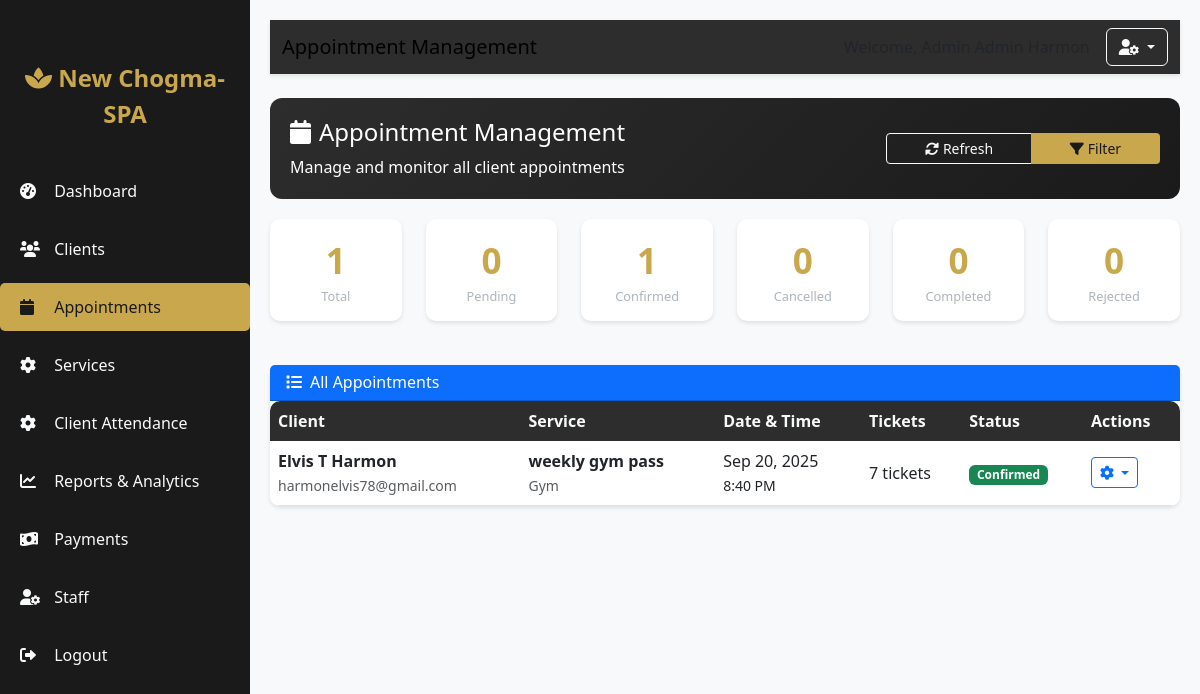
The page /admin-dashboard/appointments/ (signed in) on the database its author committed.
### core/models.py (models this page shows, shortened)
class Appointment(models.Model):
    STATUS_CHOICES = [
        ('pending', 'Pending'),
        ('confirmed', 'Confirmed'),
        ('cancelled', 'Cancelled'),
        ('completed', 'Completed'),
        ('rejected', 'Rejected'),
    ]
    client = models.ForeignKey(CustomUser, on_delete=models.CASCADE, related_name='appointments')
    service = models.ForeignKey(ServicePackage, on_delete=models.CASCADE, related_name='appointments')
    appointment_date = models.DateField()
    appointment_time = models.TimeField()
    tickets_included = models.PositiveIntegerField(default=0, help_text="Number of tickets included in the package")
    status = models.CharField(max_length=10, choices=STATUS_CHOICES, default='pending')
    notes = models.TextField(blank=True, null=True)
    created_at = models.DateTimeField(auto_now_add=True)
    updated_at = models.DateTimeField(auto_now=True)
    admin_action_required = models.BooleanField(default=True)
    auto_approve_at = models.DateTimeField(blank=True, null=True)
    class Meta:
        ordering = ['appointment_date', 'appointment_time']

### accounts/models.py (models this page shows, shortened)
class CustomUser(AbstractUser):
    CLIENT = 'client'
    ADMIN = 'admin'
    STAFF = 'staff'
    ROLE_CHOICES = [
        (CLIENT, 'Client'),
        (ADMIN, 'Admin'),
        (STAFF, 'Staff'),
    ]
    phone_regex = RegexValidator(
        regex=r'^\+250\d{9}$',
        message="Phone number must be in the format: '+250xxxxxxxxx' where x is a digit (12 digits total)"
    )
    role = models.CharField(max_length=10, choices=ROLE_CHOICES, default=CLIENT)
    phone_number = models.CharField(
        max_length=15,
        blank=True,
        validators=[phone_regex],
        unique=True,
        error_messages={'unique': 'A user with this phone number already exists.'}
    )
    email = models.EmailField(unique=True, error_messages={'unique': 'A user with this email already exists.'})
    qr_code = models.UUIDField(default=uuid.uuid4, editable=False, unique=True)
    date_joined = models.DateTimeField(auto_now_add=True)
    is_verified = models.BooleanField(default=False)
    groups = models.ManyToManyField(
        'auth.Group',
        verbose_name='groups',
        blank=True,
        help_text='The groups this user belongs to.',
        related_name="customuser_set",
        related_query_name="user",
    )
    user_permissions = models.ManyToManyField(
        'auth.Permission',
        verbose_name='user permissions',
        blank=True,
        help_text='Specific permissions for this user.',
        related_name="customuser_set",
        related_query_name="user",
    )
    def get_full_name(self):
        return f"{self.first_name} {self.last_name}".strip()
    class Meta:
        verbose_name = 'User'
        verbose_name_plural = 'Users'

### admin_app/models.py (models this page shows, shortened)
class ServicePackage(models.Model):
    SERVICE_TYPES = [
        ('gym', 'Gym'),
        ('sauna', 'Sauna'),
        ('massage', 'Massage'),
    ]
    DURATION_UNITS = [
        ('days', 'Days'),
        ('weeks', 'Weeks'),
        ('months', 'Months'),
    ]
    name = models.CharField(max_length=100)
    service_type = models.CharField(max_length=10, choices=SERVICE_TYPES)
    description = models.TextField(blank=True)
    price = models.DecimalField(max_digits=12, decimal_places=2, validators=[MinValueValidator(0)], help_text="Price in RWF")
    tickets_included = models.PositiveIntegerField(help_text="Number of tickets included (0 for unlimited)")
    validity_days = models.PositiveIntegerField(help_text="Package validity in days")
    is_active = models.BooleanField(default=True)
    auto_renew = models.BooleanField(default=False, help_text="Auto-renew package when expired")
    created_at = models.DateTimeField(auto_now_add=True)
    updated_at = models.DateTimeField(auto_now=True)
    class Meta:
        ordering = ['service_type', 'price']
        verbose_name = 'Service Package'
        verbose_name_plural = 'Service Packages'
    def get_service_type_display(self):
        return dict(self.SERVICE_TYPES).get(self.service_type, self.service_type)

### admin_app/views.py (the view)
# urls.py: path('appointments/', views.admin_appointments, name='appointments'),
@login_required
def admin_appointments(request):
    if request.user.role != CustomUser.ADMIN:
        messages.error(request, 'You do not have permission to access this page.')
        return redirect('accounts:login')
    status_filter = request.GET.get('status', 'all')
    date_filter = request.GET.get('date', '')
    appointments = Appointment.objects.all().select_related('client', 'service').order_by('-appointment_date', '-appointment_time')
    if status_filter != 'all':
        appointments = appointments.filter(status=status_filter)
    if date_filter:
        appointments = appointments.filter(appointment_date=date_filter)
    pending_count = Appointment.objects.filter(status='pending', admin_action_required=True).count()
    confirmed_count = Appointment.objects.filter(status='confirmed').count()
    cancelled_count = Appointment.objects.filter(status='cancelled').count()
    completed_count = Appointment.objects.filter(status='completed').count()
    rejected_count = Appointment.objects.filter(status='rejected').count()
    total_count = Appointment.objects.count()
    context = {
        'user': request.user,
        'appointments': appointments,
        'pending_count': pending_count,
        'confirmed_count': confirmed_count,
        'cancelled_count': cancelled_count,
        'completed_count': completed_count,
        'rejected_count': rejected_count,
        'total_count': total_count,
        'status_filter': status_filter,
        'date_filter': date_filter,
        'active_tab': 'appointments',
    }
    return render(request, 'admin/appointments.html', context)

### templates/admin/appointments.html (shortened to what this page needs)
{% extends 'admin/base.html' %}
{% block page_title %}Appointment Management{% endblock %}
{% block content %}
<div class="admin-section">
    <div class="row align-items-center">
        <div class="col-12 col-md-8">
            <h4><i class="fas fa-calendar me-2"></i>Appointment Management</h4>
            <p class="mb-0">Manage and monitor all client appointments</p>
        </div>
        <div class="col-12 col-md-4 text-md-end mt-3 mt-md-0">
            <div class="btn-group w-100">
                <button class="btn btn-outline-light btn-sm" onclick="location.reload()">
                    <i class="fas fa-sync-alt me-1"></i>Refresh
                </button>
                <button class="btn btn-accent btn-sm" style="background-color: var(--accent); color: var(--primary-dark);" data-bs-toggle="modal" data-bs-target="#filterModal">
                    <i class="fas fa-filter me-1"></i>Filter
                </button>
            </div>
        </div>
    </div>
</div>
<div class="row mb-4">
    <div class="col-6 col-md-2">
        <div class="card stat-card">
            <div class="stat-number">{{ total_count }}</div>
            <div class="stat-label">Total</div>
        </div>
    </div>
    <div class="col-6 col-md-2">
        <div class="card stat-card">
            <div class="stat-number">{{ pending_count }}</div>
            <div class="stat-label">Pending</div>
        </div>
    </div>
    <div class="col-6 col-md-2">
        <div class="card stat-card">
            <div class="stat-number">{{ confirmed_count }}</div>
            <div class="stat-label">Confirmed</div>
        </div>
    </div>
    <div class="col-6 col-md-2">
        <div class="card stat-card">
            <div class="stat-number">{{ cancelled_count }}</div>
            <div class="stat-label">Cancelled</div>
        </div>
    </div>
    <div class="col-6 col-md-2">
        <div class="card stat-card">
            <div class="stat-number">{{ completed_count }}</div>
            <div class="stat-label">Completed</div>
        </div>
    </div>
    <div class="col-6 col-md-2">
        <div class="card stat-card">
            <div class="stat-number">{{ rejected_count }}</div>
            <div class="stat-label">Rejected</div>
        </div>
    </div>
</div>
<div class="card">
    <div class="card-header bg-primary text-white">
        <h6 class="mb-0"><i class="fas fa-list me-2"></i>All Appointments</h6>
    </div>
    <div class="card-body p-0">
        {% if appointments %}
        <div class="table-responsive">
            <table class="table table-hover mb-0">
                <thead>
                    <tr>
                        <th>Client</th>
                        <th>Service</th>
                        <th>Date & Time</th>
                        <th>Tickets</th>
                        <th>Status</th>
                        <th>Actions</th>
                    </tr>
                </thead>
                <tbody>
                    {% for appointment in appointments %}
                    <tr>
                        <td>
                            <strong>{{ appointment.client.get_full_name }}</strong>
                            <br>
                            <small class="text-muted">{{ appointment.client.email }}</small>
                        </td>
                        <td>
                            <strong>{{ appointment.service.name }}</strong>
                            <br>
                            <small class="text-muted">{{ appointment.service.get_service_type_display }}</small>
                        </td>
                        <td>
                            {{ appointment.appointment_date|date:"M d, Y" }}
                            <br>
                            <small>{{ appointment.appointment_time|time:"g:i A" }}</small>
                        </td>
                        <td>{{ appointment.tickets_included }} tickets</td>
                        <td>
                            <span class="badge
                                {% if appointment.status == 'confirmed' %}bg-success
                                {% elif appointment.status == 'pending' %}bg-warning
                                {% elif appointment.status == 'cancelled' %}bg-secondary
                                {% elif appointment.status == 'rejected' %}bg-danger
                                {% elif appointment.status == 'completed' %}bg-info{% endif %}">
                                {{ appointment.get_status_display }}
                            </span>
                        </td>
                        <td>
                            <div class="action-buttons d-flex gap-1">
                                <div class="dropdown">
                                    <button class="btn btn-sm btn-outline-primary dropdown-toggle" type="button" data-bs-toggle="dropdown">
                                        <i class="fas fa-cog"></i>
                                    </button>
                                </div>
                            </div>
                        </td>
                    </tr>
                    {% endfor %}
                </tbody>
            </table>
        </div>
        {% else %}
        <div class="text-center py-4">
            <i class="fas fa-calendar-times fa-2x text-muted mb-3"></i>
            <p class="text-muted">No appointments found</p>
        </div>
        {% endif %}
    </div>
</div>
{% endblock %}

### templates/admin/base.html (shortened to what this page needs)
<!DOCTYPE html>
<html lang="en">
<head>
    <link href="https://cdn.jsdelivr.net/npm/bootstrap@5.3.0-alpha1/dist/css/bootstrap.min.css" rel="stylesheet">
    <link rel="stylesheet" href="https://cdnjs.cloudflare.com/ajax/libs/font-awesome/6.0.0/css/all.min.css">
</head>
<body>
    <div class="sidebar" id="sidebar">
        <div class="logo">
            <i class="fas fa-spa"></i> New Chogma-SPA
        </div>
        <nav class="nav flex-column">
            <a class="nav-link {% if request.resolver_match.url_name == 'dashboard' %}active{% endif %}" href="{% url 'admin_app:dashboard' %}">
                <i class="fas fa-tachometer-alt"></i> Dashboard
            </a>
            <a class="nav-link {% if request.resolver_match.url_name == 'user_management' %}active{% endif %}" href="{% url 'admin_app:user_management' %}">
                <i class="fas fa-users"></i> Clients
            </a>
           <a class="nav-link {% if request.resolver_match.url_name == 'appointments' %}active{% endif %}" href="{% url 'admin_app:appointments' %}">
              <i class="fas fa-calendar"></i> Appointments
           </a>
            <a class="nav-link {% if request.resolver_match.url_name == 'service_management' %}active{% endif %}" href="{% url 'admin_app:service_management' %}">
                 <i class="fas fa-cog"></i> Services
            </a>
             <a class="nav-link {% if request.resolver_match.url_name == 'service_management' %}active{% endif %}" href="{% url 'admin_app:attendance_tracker' %}">
                 <i class="fas fa-cog"></i> Client Attendance
            </a>
            <a class="nav-link {% if active_tab == 'reports' %}active{% endif %}" href="{% url 'admin_app:reports' %}">
             <i class="fas fa-chart-line"></i> Reports & Analytics
            </a>
            <a class="nav-link {% if request.resolver_match.url_name == 'payments' %}active{% endif %}" href="#">
                <i class="fas fa-money-bill-wave"></i> Payments
            </a>
            <a class="nav-link {% if request.resolver_match.url_name == 'staff' %}active{% endif %}" href="{% url 'admin_app:staff_management' %}">
                <i class="fas fa-user-cog"></i> Staff
            </a>
            <a class="nav-link" href="{% url 'accounts:logout' %}">
                <i class="fas fa-sign-out-alt"></i> Logout
            </a>
        </nav>
    </div>
    <div class="main-content" id="mainContent">
        <nav class="navbar navbar-expand-lg mb-4">
            <div class="container-fluid">
                <span class="navbar-brand mb-0 h1">{% block page_title %}Admin Dashboard{% endblock %}</span>
                <div class="d-flex align-items-center">
                    <span class="me-3 d-none d-md-block">Welcome, Admin {{ user.get_full_name|default:user.username }}</span>
                    <div class="dropdown">
                        <button class="btn btn-outline-light dropdown-toggle" type="button" data-bs-toggle="dropdown">
                            <i class="fas fa-user-cog"></i>
                        </button>
                    </div>
                </div>
            </div>
        </nav>
        {% block content %}{% endblock %}
    </div>
</body>
</html>

### templates/admin/base.html (style rules this page uses)
:root { --primary-dark: #1a1a1a; --primary-light: #2d2d2d; --accent: #c9a74d; --text-light: #f8f9fa; --text-muted: #adb5bd; }
body { background-color: #f8f9fa; font-family: 'Segoe UI', Tahoma, Geneva, Verdana, sans-serif; padding-bottom: 60px; }
.sidebar { background-color: var(--primary-dark); color: var(--text-light); position: fixed; top: 0; left: -250px; width: 250px; height: 100vh; padding-top: 60px; transition: left 0.3s ease; z-index: 1000; }
.main-content { padding: 20px 15px; transition: margin-left 0.3s ease; }
.navbar { background-color: var(--primary-light); box-shadow: 0 2px 4px rgba(0,0,0,0.1); position: sticky; top: 0; z-index: 100; }
.logo { color: var(--accent); font-size: 1.5rem; font-weight: bold; text-align: center; margin-bottom: 30px; padding: 0 15px; }
.nav-link { color: var(--text-light); padding: 12px 20px; margin: 5px 0; border-radius: 5px; transition: all 0.3s; }
.nav-link:hover, .nav-link.active { background-color: var(--accent); color: var(--primary-dark); }
.nav-link i { width: 20px; margin-right: 10px; }
.card { border: none; border-radius: 10px; box-shadow: 0 2px 4px rgba(0,0,0,0.1); margin-bottom: 20px; }
.stat-card { text-align: center; padding: 15px; }
.stat-number { font-size: 1.8rem; font-weight: bold; color: var(--accent); }
.stat-label { color: var(--text-muted); font-size: 0.8rem; }
.admin-section { background: linear-gradient(135deg, var(--primary-light) 0%, var(--primary-dark) 100%); color: white; padding: 20px; border-radius: 12px; margin-bottom: 20px; }
@media (min-width: 768px) { .sidebar { left: 0; } }
@media (min-width: 768px) { .main-content { margin-left: 250px; padding: 20px; } }
@media (min-width: 768px) { .stat-number { font-size: 2.2rem; } }
.table-responsive { border-radius: 10px; overflow: hidden; }
.table th { background-color: var(--primary-light); color: var(--text-light); border: none; }
.table td { vertical-align: middle; }
.action-buttons .btn { padding: 0.25rem 0.5rem; font-size: 0.875rem; }

### rows shown on the page
Appointment: client.get_full_name "Elvis T Harmon", client.email "harmonelvis78@gmail.com", service.name "weekly gym pass", service.service_type "Gym", appointment_date "Sep 20, 2025", appointment_time "8:40 PM", tickets_included "7", status "Confirmed"

### other values the page prints
{{ total_count }} "1"
{{ pending_count }} "0"
{{ confirmed_count }} "1"
{{ cancelled_count }} "0"
{{ completed_count }} "0"
{{ rejected_count }} "0"
